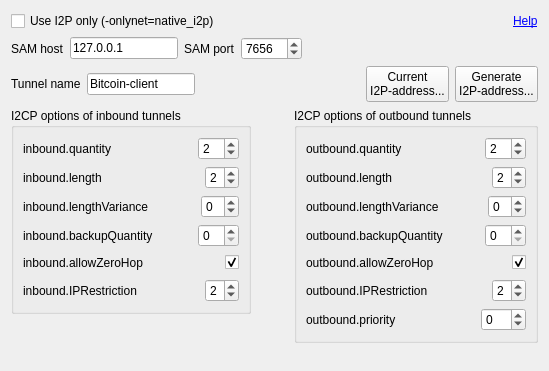
<?xml version="1.0" encoding="UTF-8"?>
<ui version="4.0">
 <class>I2POptionsWidget</class>
 <widget class="QWidget" name="I2POptionsWidget">
  <property name="geometry">
   <rect>
    <x>0</x>
    <y>0</y>
    <width>549</width>
    <height>371</height>
   </rect>
  </property>
  <property name="windowTitle">
   <string>Form</string>
  </property>
  <layout class="QVBoxLayout" name="verticalLayout_5">
   <item>
    <layout class="QHBoxLayout" name="horizontalLayout_15">
     <item>
      <widget class="QCheckBox" name="checkBoxUseI2POnly">
       <property name="text">
        <string>Use I2P only (-onlynet=native_i2p)</string>
       </property>
      </widget>
     </item>
     <item>
      <spacer name="horizontalSpacer_15">
       <property name="orientation">
        <enum>Qt::Horizontal</enum>
       </property>
       <property name="sizeHint" stdset="0">
        <size>
         <width>40</width>
         <height>20</height>
        </size>
       </property>
      </spacer>
     </item>
     <item>
      <widget class="QLabel" name="label">
       <property name="toolTip">
        <string>http://www.i2p2.i2p/i2cp.html#options</string>
       </property>
       <property name="text">
        <string>&lt;a href=&quot;http://www.i2p2.i2p/i2cp.html#options&quot;&gt;Help&lt;/a&gt;</string>
       </property>
       <property name="textFormat">
        <enum>Qt::RichText</enum>
       </property>
       <property name="openExternalLinks">
        <bool>true</bool>
       </property>
       <property name="textInteractionFlags">
        <set>Qt::TextBrowserInteraction</set>
       </property>
      </widget>
     </item>
    </layout>
   </item>
   <item>
    <layout class="QHBoxLayout" name="horizontalLayout_16">
     <item>
      <widget class="QLabel" name="labelSAMHost">
       <property name="text">
        <string>SAM host</string>
       </property>
      </widget>
     </item>
     <item>
      <widget class="QLineEdit" name="lineEditSAMHost">
       <property name="sizePolicy">
        <sizepolicy hsizetype="Fixed" vsizetype="Fixed">
         <horstretch>0</horstretch>
         <verstretch>0</verstretch>
        </sizepolicy>
       </property>
       <property name="text">
        <string>127.0.0.1</string>
       </property>
      </widget>
     </item>
     <item>
      <widget class="QLabel" name="labelSAMPort">
       <property name="text">
        <string>SAM port</string>
       </property>
      </widget>
     </item>
     <item>
      <widget class="QSpinBox" name="spinBoxSAMPort">
       <property name="minimum">
        <number>1</number>
       </property>
       <property name="maximum">
        <number>65535</number>
       </property>
       <property name="value">
        <number>7656</number>
       </property>
      </widget>
     </item>
     <item>
      <spacer name="horizontalSpacer_17">
       <property name="orientation">
        <enum>Qt::Horizontal</enum>
       </property>
       <property name="sizeHint" stdset="0">
        <size>
         <width>40</width>
         <height>20</height>
        </size>
       </property>
      </spacer>
     </item>
    </layout>
   </item>
   <item>
    <layout class="QHBoxLayout" name="horizontalLayout_17">
     <item>
      <widget class="QLabel" name="labelTunnelName">
       <property name="text">
        <string>Tunnel name</string>
       </property>
      </widget>
     </item>
     <item>
      <widget class="QLineEdit" name="lineEditTunnelName">
       <property name="sizePolicy">
        <sizepolicy hsizetype="Preferred" vsizetype="Fixed">
         <horstretch>0</horstretch>
         <verstretch>0</verstretch>
        </sizepolicy>
       </property>
       <property name="minimumSize">
        <size>
         <width>0</width>
         <height>0</height>
        </size>
       </property>
       <property name="text">
        <string>Bitcoin-client</string>
       </property>
      </widget>
     </item>
     <item>
      <spacer name="horizontalSpacer_18">
       <property name="orientation">
        <enum>Qt::Horizontal</enum>
       </property>
       <property name="sizeHint" stdset="0">
        <size>
         <width>40</width>
         <height>20</height>
        </size>
       </property>
      </spacer>
     </item>
     <item>
      <widget class="QPushButton" name="pushButtonCurrentI2PAddress">
       <property name="text">
        <string>Current
I2P-address...</string>
       </property>
      </widget>
     </item>
     <item>
      <widget class="QPushButton" name="pushButtonGenerateI2PAddress">
       <property name="text">
        <string>Generate
I2P-address...</string>
       </property>
      </widget>
     </item>
    </layout>
   </item>
   <item>
    <layout class="QHBoxLayout" name="horizontalLayout_14">
     <item>
      <layout class="QVBoxLayout" name="verticalLayout_4">
       <item>
        <widget class="QGroupBox" name="groupBoxInbound">
         <property name="title">
          <string>I2CP options of inbound tunnels</string>
         </property>
         <layout class="QVBoxLayout" name="verticalLayout">
          <item>
           <layout class="QHBoxLayout" name="horizontalLayout">
            <item>
             <widget class="QLabel" name="labelInboundQuantity">
              <property name="text">
               <string>inbound.quantity </string>
              </property>
             </widget>
            </item>
            <item>
             <spacer name="horizontalSpacer">
              <property name="orientation">
               <enum>Qt::Horizontal</enum>
              </property>
              <property name="sizeHint" stdset="0">
               <size>
                <width>40</width>
                <height>20</height>
               </size>
              </property>
             </spacer>
            </item>
            <item>
             <widget class="QSpinBox" name="spinBoxInboundQuantity">
              <property name="minimum">
               <number>1</number>
              </property>
              <property name="maximum">
               <number>16</number>
              </property>
              <property name="value">
               <number>2</number>
              </property>
             </widget>
            </item>
           </layout>
          </item>
          <item>
           <layout class="QHBoxLayout" name="horizontalLayout_2">
            <item>
             <widget class="QLabel" name="labelInboundLength">
              <property name="text">
               <string>inbound.length </string>
              </property>
             </widget>
            </item>
            <item>
             <spacer name="horizontalSpacer_2">
              <property name="orientation">
               <enum>Qt::Horizontal</enum>
              </property>
              <property name="sizeHint" stdset="0">
               <size>
                <width>40</width>
                <height>20</height>
               </size>
              </property>
             </spacer>
            </item>
            <item>
             <widget class="QSpinBox" name="spinBoxInboundLength">
              <property name="minimum">
               <number>0</number>
              </property>
              <property name="maximum">
               <number>7</number>
              </property>
              <property name="value">
               <number>2</number>
              </property>
             </widget>
            </item>
           </layout>
          </item>
          <item>
           <layout class="QHBoxLayout" name="horizontalLayout_3">
            <item>
             <widget class="QLabel" name="labelInboundLengthVariance">
              <property name="text">
               <string>inbound.lengthVariance</string>
              </property>
             </widget>
            </item>
            <item>
             <spacer name="horizontalSpacer_3">
              <property name="orientation">
               <enum>Qt::Horizontal</enum>
              </property>
              <property name="sizeHint" stdset="0">
               <size>
                <width>40</width>
                <height>20</height>
               </size>
              </property>
             </spacer>
            </item>
            <item>
             <widget class="QSpinBox" name="spinBoxInboundLengthVariance">
              <property name="minimum">
               <number>-7</number>
              </property>
              <property name="maximum">
               <number>7</number>
              </property>
             </widget>
            </item>
           </layout>
          </item>
          <item>
           <layout class="QHBoxLayout" name="horizontalLayout_4">
            <item>
             <widget class="QLabel" name="labelInboundBackupQuality">
              <property name="text">
               <string>inbound.backupQuantity </string>
              </property>
             </widget>
            </item>
            <item>
             <spacer name="horizontalSpacer_4">
              <property name="orientation">
               <enum>Qt::Horizontal</enum>
              </property>
              <property name="sizeHint" stdset="0">
               <size>
                <width>40</width>
                <height>20</height>
               </size>
              </property>
             </spacer>
            </item>
            <item>
             <widget class="QSpinBox" name="spinBoxInboundBackupQuality"/>
            </item>
           </layout>
          </item>
          <item>
           <layout class="QHBoxLayout" name="horizontalLayout_5">
            <item>
             <widget class="QLabel" name="labelInboundAllowZeroHop">
              <property name="text">
               <string>inbound.allowZeroHop </string>
              </property>
             </widget>
            </item>
            <item>
             <spacer name="horizontalSpacer_5">
              <property name="orientation">
               <enum>Qt::Horizontal</enum>
              </property>
              <property name="sizeHint" stdset="0">
               <size>
                <width>40</width>
                <height>20</height>
               </size>
              </property>
             </spacer>
            </item>
            <item>
             <widget class="QCheckBox" name="checkBoxInboundAllowZeroHop">
              <property name="checked">
               <bool>true</bool>
              </property>
             </widget>
            </item>
           </layout>
          </item>
          <item>
           <layout class="QHBoxLayout" name="horizontalLayout_6">
            <item>
             <widget class="QLabel" name="labelInboundIPRestriction">
              <property name="text">
               <string>inbound.IPRestriction</string>
              </property>
             </widget>
            </item>
            <item>
             <spacer name="horizontalSpacer_6">
              <property name="orientation">
               <enum>Qt::Horizontal</enum>
              </property>
              <property name="sizeHint" stdset="0">
               <size>
                <width>40</width>
                <height>20</height>
               </size>
              </property>
             </spacer>
            </item>
            <item>
             <widget class="QSpinBox" name="spinBoxInboundIPRestriction">
              <property name="maximum">
               <number>4</number>
              </property>
              <property name="value">
               <number>2</number>
              </property>
             </widget>
            </item>
           </layout>
          </item>
         </layout>
        </widget>
       </item>
       <item>
        <spacer name="verticalSpacer">
         <property name="orientation">
          <enum>Qt::Vertical</enum>
         </property>
         <property name="sizeHint" stdset="0">
          <size>
           <width>20</width>
           <height>40</height>
          </size>
         </property>
        </spacer>
       </item>
      </layout>
     </item>
     <item>
      <spacer name="horizontalSpacer_14">
       <property name="orientation">
        <enum>Qt::Horizontal</enum>
       </property>
       <property name="sizeHint" stdset="0">
        <size>
         <width>40</width>
         <height>20</height>
        </size>
       </property>
      </spacer>
     </item>
     <item>
      <layout class="QVBoxLayout" name="verticalLayout_3">
       <item>
        <widget class="QGroupBox" name="groupBoxOutbound">
         <property name="title">
          <string>I2CP options of outbound tunnels</string>
         </property>
         <layout class="QVBoxLayout" name="verticalLayout_2">
          <item>
           <layout class="QHBoxLayout" name="horizontalLayout_7">
            <item>
             <widget class="QLabel" name="labelOutboundQuantity">
              <property name="text">
               <string>outbound.quantity </string>
              </property>
             </widget>
            </item>
            <item>
             <spacer name="horizontalSpacer_7">
              <property name="orientation">
               <enum>Qt::Horizontal</enum>
              </property>
              <property name="sizeHint" stdset="0">
               <size>
                <width>40</width>
                <height>20</height>
               </size>
              </property>
             </spacer>
            </item>
            <item>
             <widget class="QSpinBox" name="spinBoxOutboundQuantity">
              <property name="minimum">
               <number>1</number>
              </property>
              <property name="value">
               <number>2</number>
              </property>
             </widget>
            </item>
           </layout>
          </item>
          <item>
           <layout class="QHBoxLayout" name="horizontalLayout_8">
            <item>
             <widget class="QLabel" name="labelOutboundLength">
              <property name="text">
               <string>outbound.length </string>
              </property>
             </widget>
            </item>
            <item>
             <spacer name="horizontalSpacer_8">
              <property name="orientation">
               <enum>Qt::Horizontal</enum>
              </property>
              <property name="sizeHint" stdset="0">
               <size>
                <width>40</width>
                <height>20</height>
               </size>
              </property>
             </spacer>
            </item>
            <item>
             <widget class="QSpinBox" name="spinBoxOutboundLength">
              <property name="maximum">
               <number>7</number>
              </property>
              <property name="value">
               <number>2</number>
              </property>
             </widget>
            </item>
           </layout>
          </item>
          <item>
           <layout class="QHBoxLayout" name="horizontalLayout_9">
            <item>
             <widget class="QLabel" name="labelOutboundLengthVariance">
              <property name="text">
               <string>outbound.lengthVariance</string>
              </property>
             </widget>
            </item>
            <item>
             <spacer name="horizontalSpacer_9">
              <property name="orientation">
               <enum>Qt::Horizontal</enum>
              </property>
              <property name="sizeHint" stdset="0">
               <size>
                <width>40</width>
                <height>20</height>
               </size>
              </property>
             </spacer>
            </item>
            <item>
             <widget class="QSpinBox" name="spinBoxOutboundLengthVariance">
              <property name="minimum">
               <number>-7</number>
              </property>
              <property name="maximum">
               <number>7</number>
              </property>
             </widget>
            </item>
           </layout>
          </item>
          <item>
           <layout class="QHBoxLayout" name="horizontalLayout_10">
            <item>
             <widget class="QLabel" name="labelOutboundBackupQuantity">
              <property name="text">
               <string>outbound.backupQuantity</string>
              </property>
             </widget>
            </item>
            <item>
             <spacer name="horizontalSpacer_10">
              <property name="orientation">
               <enum>Qt::Horizontal</enum>
              </property>
              <property name="sizeHint" stdset="0">
               <size>
                <width>40</width>
                <height>20</height>
               </size>
              </property>
             </spacer>
            </item>
            <item>
             <widget class="QSpinBox" name="spinBoxOutboundBackupQuantity"/>
            </item>
           </layout>
          </item>
          <item>
           <layout class="QHBoxLayout" name="horizontalLayout_11">
            <item>
             <widget class="QLabel" name="labelAllowZeroHop">
              <property name="text">
               <string>outbound.allowZeroHop </string>
              </property>
             </widget>
            </item>
            <item>
             <spacer name="horizontalSpacer_11">
              <property name="orientation">
               <enum>Qt::Horizontal</enum>
              </property>
              <property name="sizeHint" stdset="0">
               <size>
                <width>40</width>
                <height>20</height>
               </size>
              </property>
             </spacer>
            </item>
            <item>
             <widget class="QCheckBox" name="checkBoxAllowZeroHop">
              <property name="checked">
               <bool>true</bool>
              </property>
             </widget>
            </item>
           </layout>
          </item>
          <item>
           <layout class="QHBoxLayout" name="horizontalLayout_12">
            <item>
             <widget class="QLabel" name="labelOutboundIPRestriction">
              <property name="text">
               <string>outbound.IPRestriction</string>
              </property>
             </widget>
            </item>
            <item>
             <spacer name="horizontalSpacer_12">
              <property name="orientation">
               <enum>Qt::Horizontal</enum>
              </property>
              <property name="sizeHint" stdset="0">
               <size>
                <width>40</width>
                <height>20</height>
               </size>
              </property>
             </spacer>
            </item>
            <item>
             <widget class="QSpinBox" name="spinBoxOutboundIPRestriction">
              <property name="maximum">
               <number>4</number>
              </property>
              <property name="value">
               <number>2</number>
              </property>
             </widget>
            </item>
           </layout>
          </item>
          <item>
           <layout class="QHBoxLayout" name="horizontalLayout_13">
            <item>
             <widget class="QLabel" name="labelOutboundPriority">
              <property name="text">
               <string>outbound.priority</string>
              </property>
             </widget>
            </item>
            <item>
             <spacer name="horizontalSpacer_13">
              <property name="orientation">
               <enum>Qt::Horizontal</enum>
              </property>
              <property name="sizeHint" stdset="0">
               <size>
                <width>40</width>
                <height>20</height>
               </size>
              </property>
             </spacer>
            </item>
            <item>
             <widget class="QSpinBox" name="spinBoxOutboundPriority">
              <property name="minimum">
               <number>-25</number>
              </property>
              <property name="maximum">
               <number>25</number>
              </property>
             </widget>
            </item>
           </layout>
          </item>
         </layout>
        </widget>
       </item>
       <item>
        <spacer name="verticalSpacer_2">
         <property name="orientation">
          <enum>Qt::Vertical</enum>
         </property>
         <property name="sizeHint" stdset="0">
          <size>
           <width>20</width>
           <height>40</height>
          </size>
         </property>
        </spacer>
       </item>
      </layout>
     </item>
    </layout>
   </item>
  </layout>
 </widget>
 <tabstops>
  <tabstop>checkBoxUseI2POnly</tabstop>
  <tabstop>lineEditSAMHost</tabstop>
  <tabstop>spinBoxSAMPort</tabstop>
  <tabstop>lineEditTunnelName</tabstop>
  <tabstop>pushButtonCurrentI2PAddress</tabstop>
  <tabstop>pushButtonGenerateI2PAddress</tabstop>
  <tabstop>spinBoxInboundQuantity</tabstop>
  <tabstop>spinBoxInboundLength</tabstop>
  <tabstop>spinBoxInboundLengthVariance</tabstop>
  <tabstop>spinBoxInboundBackupQuality</tabstop>
  <tabstop>checkBoxInboundAllowZeroHop</tabstop>
  <tabstop>spinBoxInboundIPRestriction</tabstop>
  <tabstop>spinBoxOutboundQuantity</tabstop>
  <tabstop>spinBoxOutboundLength</tabstop>
  <tabstop>spinBoxOutboundLengthVariance</tabstop>
  <tabstop>spinBoxOutboundBackupQuantity</tabstop>
  <tabstop>checkBoxAllowZeroHop</tabstop>
  <tabstop>spinBoxOutboundIPRestriction</tabstop>
  <tabstop>spinBoxOutboundPriority</tabstop>
 </tabstops>
 <resources/>
 <connections/>
</ui>
